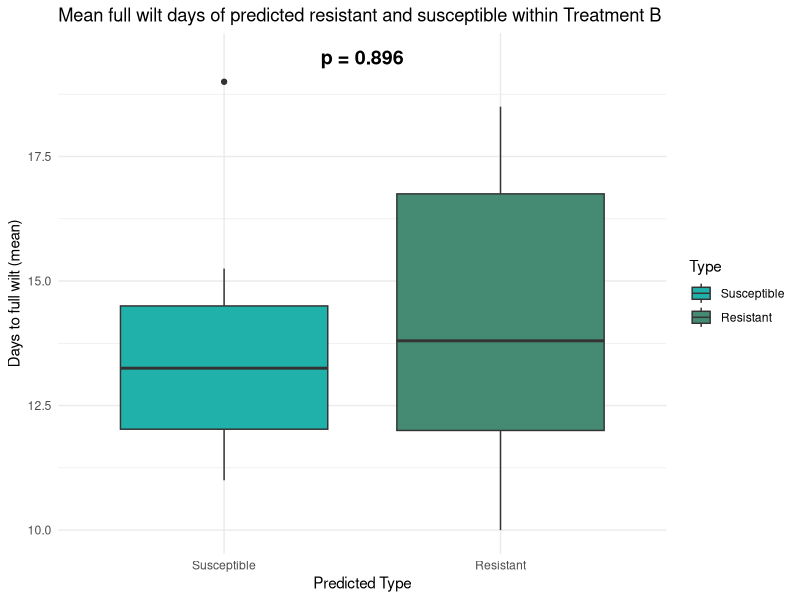
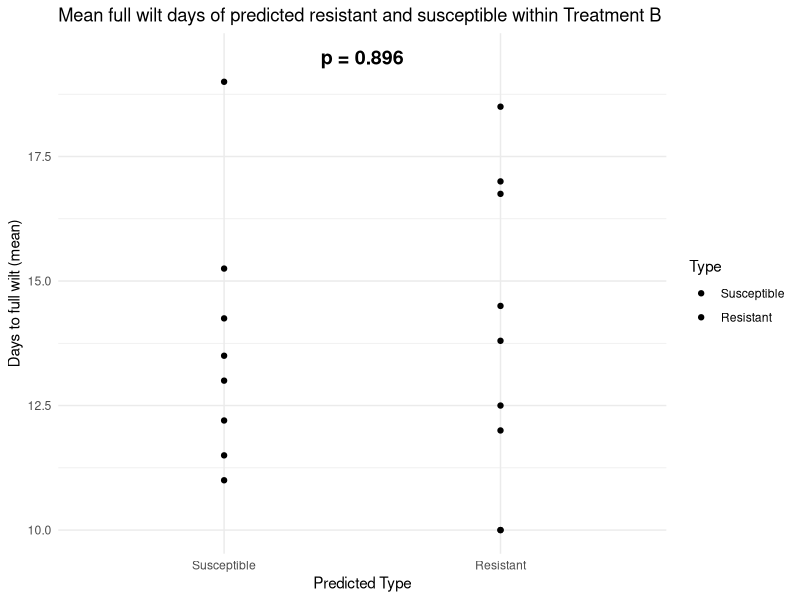

These figures' R source, in order:
# Drought experiment test code - Days to wilt
# Yue Yu
# 2025 March 12th

# -- getwd()
getwd()
setwd("/Users/yueyu/Desktop")

# --load pkgs
library(tidyverse)
library(ggplot2)

# -- Load Treatment B days to full wilt data
wilt <- read.delim("TreatmentB_2025March12.txt",header = T, na.string = c("","NA"))
lapply(wilt,class)
wilt$Days_to_full_wilt <- as.numeric(wilt$Days_to_full_wilt)


# -- Calc Mean among all Replication for each SAM line per Treatment 
new_df <- wilt %>% 
  group_by(Treatment, SAM) %>% 
  summarise(mean_wilt = mean(Days_to_full_wilt, na.rm = TRUE)) %>%
  ungroup()

dim(new_df)
head(new_df)
# 18 lines used for downstream analyses



# -- Add Resistant and Susceptible to new column "Type"
Resistant_SAM <- c("SAM285","SAM083","SAM034","SAM254","SAM281","SAM259","SAM287","SAM264","SAM269","SAM075")
Susceptible_SAM <- c("SAM124","SAM051","SAM145","SAM035","SAM063","SAM172","SAM041","SAM139","SAM088","SAM163")

new_df$Type <- ifelse(new_df$SAM %in% Resistant_SAM, "Resistant",
                       ifelse(new_df$SAM %in% Susceptible_SAM, "Susceptible", NA))


# -- Remove any line with NaN (no data recorded)
# -- In this case SAM281 Control does not have any data
new_df <- new_df[new_df$mean_wilt != "NaN",]
dim(new_df)
head(new_df)


# -------------------------------------------------------------------------
# --  Perform wilt t-test: Resistant VS Susceptible within Treatment B for WILT
# -------------------------------------------------------------------------

res_b <- new_df[new_df$Type == "Resistant",];res_b
sus_b <- new_df[new_df$Type == "Susceptible",];sus_b


t_b <- t.test(res_b$mean_wilt, sus_b$mean_wilt, alternative = "two.sided", var.equal = FALSE, na.rm = TRUE)
print(t_b)

# -- Extract p-value
p_value_b <- round(t_b$p.value, 3)
p_value_b


# -- Combine data into one dataframe (LONG format)
B_RES_SUS <- data.frame(
  Mean_Wilt = c(sus_b$mean_wilt,res_b$mean_wilt),
  Type = rep(c("Susceptible","Resistant"), times = c(length(sus_b$mean_wilt),length(res_b$mean_wilt)))
)

# Ensure "Susceptible" is on the left and "Resistant" is on the right
B_RES_SUS$Type <- factor(B_RES_SUS$Type, levels = c("Susceptible", "Resistant"))

head(B_RES_SUS)


# -- Plot boxplot
ggplot(B_RES_SUS, aes(x = Type, y = Mean_Wilt, fill = Type)) +
  geom_boxplot() +
  theme_minimal() +
  labs(title = "Mean full wilt days of predicted resistant and susceptible within Treatment B",
       x = "Predicted Type",
       y = "Days to full wilt (mean)") +
  theme_minimal() +
  scale_fill_manual(values = c("Susceptible" = "lightseagreen","Resistant" = "aquamarine4")) +
  annotate("text", x = 1.5, y = max(B_RES_SUS$Mean_Wilt, na.rm = TRUE) + 0.5, 
           label = paste("p =", p_value_b), size = 5, fontface = "bold")



# -- Plot Points
ggplot(B_RES_SUS, aes(x = Type, y = Mean_Wilt, fill = Type)) +
  geom_point() +
  theme_minimal() +
  labs(title = "Mean full wilt days of predicted resistant and susceptible within Treatment B",
       x = "Predicted Type",
       y = "Days to full wilt (mean)") +
  theme_minimal() +
  scale_fill_manual(values = c("Susceptible" = "lightseagreen","Resistant" = "aquamarine4")) +
  annotate("text", x = 1.5, y = max(B_RES_SUS$Mean_Wilt, na.rm = TRUE) + 0.5, 
           label = paste("p =", p_value_b), size = 5, fontface = "bold")

